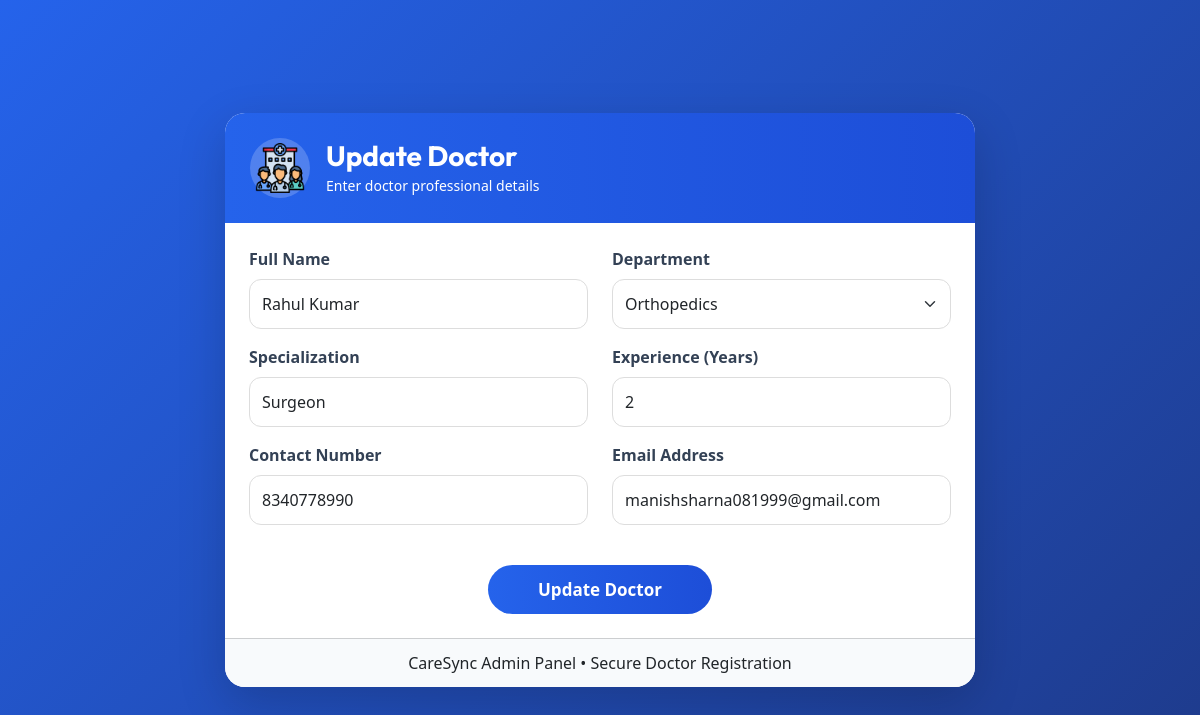
Page /Admin/edit_doctor.php?id=DOC-2026-003 (signed in) on the committed database.
### tables this page shows
CREATE TABLE `doctors` (
  `id` int(11) NOT NULL,
  `doctor_code` varchar(20) DEFAULT NULL,
  `full_name` varchar(100) NOT NULL,
  `department` varchar(50) NOT NULL,
  `specialization` varchar(100) DEFAULT NULL,
  `experience` int(11) DEFAULT 0,
  `contact` varchar(15) DEFAULT NULL,
  `email` varchar(100) NOT NULL,
  `password` varchar(255) NOT NULL,
  `created_at` timestamp NOT NULL DEFAULT current_timestamp()
);

### Admin/edit_doctor.php (the view, shortened to what this page needs)
<?php
require_once '../dbconnect.php';
if (isset($_GET['id'])) {
    $doctor_id = $_GET['id'];
    $sql = "SELECT * FROM doctors WHERE doctor_code=?";
    $stmt = $conn->prepare($sql);
    $stmt->bind_param("s", $doctor_id);
    $stmt->execute();
    $result = $stmt->get_result();
    if ($row = $result->fetch_assoc()) {
        $name = $row['full_name'];
        $department = $row['department'];
        $specialization = $row['specialization'];
        $experience = $row['experience'];
        $contact = $row['contact'];
        $email = $row['email'];
    } else {
        echo "Doctor not found";
        exit();
    }
}
?>
<!DOCTYPE html>
<html lang="en">
<head>
    <link rel="stylesheet" href="../Bootstrap/bootstrap.min.css">
    <link rel="stylesheet" href="../styles/add_doctor.css">
</head>
<body>
<div class="container main-container d-flex align-items-center justify-content-center">
    <div class="card doctor-card shadow-lg">
        <div class="doctor-header d-flex align-items-center gap-3">
            <div class="icon-circle">
                <img src="../icons/medical-staff.png" width="50">
            </div>
            <div class="add">
                <h3 class="mb-0">Update Doctor</h3>
                <small>Enter doctor professional details</small>
            </div>
        </div>
        <div class="card-body p-4">
            <form method="POST">
                <div class="row">
                    <div class="col-md-6 mb-3">
                        <label class="form-label">Full Name</label>
                        <input type="text" name="name" class="form-control" value="<?php echo $name; ?>">
                    </div>
                    <div class="col-md-6 mb-3">
                        <label class="form-label">Department</label>
                        <select name="department" class="form-select">
                            <option <?php if($department=="Orthopedics") echo "selected"; ?>>Orthopedics</option>
                        </select>
                    </div>
                    <div class="col-md-6 mb-3">
                        <label class="form-label">Specialization</label>
                        <input type="text" name="specialization" class="form-control" value="<?php echo $specialization; ?>">
                    </div>
                    <div class="col-md-6 mb-3">
                        <label class="form-label">Experience (Years)</label>
                        <input type="number" name="experience" class="form-control" value="<?php echo $experience; ?>">
                    </div>
                    <div class="col-md-6 mb-3">
                        <label class="form-label">Contact Number</label>
                        <input type="tel" name="contact" class="form-control" value="<?php echo $contact; ?>">
                    </div>
                    <div class="col-md-6 mb-3">
                        <label class="form-label">Email Address</label>
                        <input type="email" name="email" class="form-control" value="<?php echo $email; ?>">
                    </div>
                </div>
                <div class="text-center mt-4">
                    <button type="submit" class="add-btn">
                        Update Doctor
                    </button>
                </div>
            </form>
        </div>
        <div class="card-footer footer-text">
            CareSync Admin Panel • Secure Doctor Registration
        </div>
    </div>
</div>
</body>
</html>

### styles/add_doctor.css (style rules this page uses)
.add h3 { font-family: 'Custom'; }
body { background: linear-gradient(135deg, #2563EB, #1e3a8a); min-height: 100vh; font-family: 'Segoe UI', sans-serif; }
.main-container { min-height: 100vh; }
.doctor-card { width: 100%; max-width: 750px; border-radius: 20px; border: none; overflow: hidden; }
.doctor-header { background: linear-gradient(90deg, #2563EB, #1d4ed8); color: white; padding: 25px; }
.icon-circle { width: 60px; height: 60px; background: rgba(255,255,255,0.2); border-radius: 50%; display: flex; align-items: center; justify-content: center; font-size: 28px; }
.form-label { font-weight: 600; color: #334155; }
.form-control, .form-select { border-radius: 12px; padding: 12px; border: 1px solid #ddd; transition: 0.3s; }
.add-btn { background: linear-gradient(90deg, #2563EB, #1d4ed8); color: white; border: none; padding: 12px 50px; border-radius: 30px; font-weight: bold; font-size: 17px; transition: 0.3s; }
.footer-text { background: #f8fafc; text-align: center; padding: 12px; }

### rows in the picture
doctors: name "Rahul Kumar", department "Orthopedics", specialization "Surgeon", experience "2", contact "8340778990", email "manishsharna081999@gmail.com"
